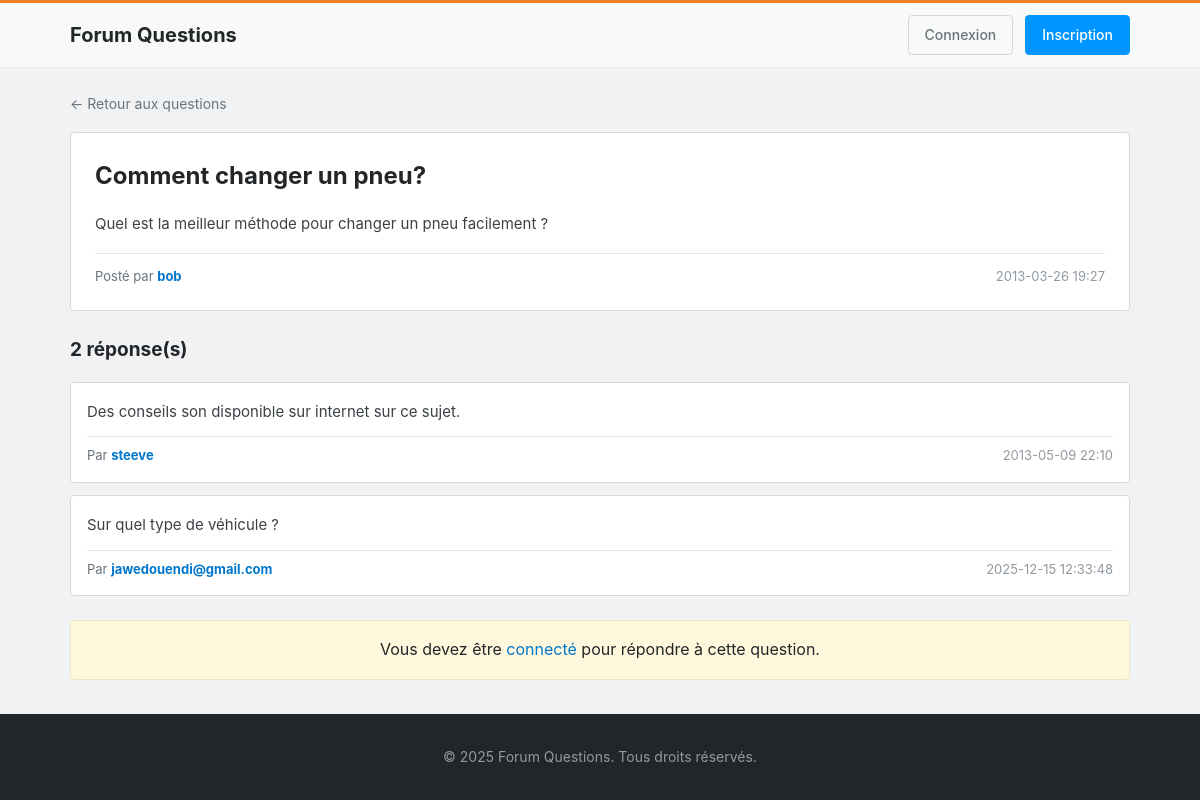
/Fichier/question.php?id=2, run on the app's committed database.
### tables this page shows
CREATE TABLE `question` (
  `q_id` int(11) NOT NULL,
  `q_date_ajout` varchar(50) DEFAULT NULL,
  `q_titre` varchar(50) DEFAULT NULL,
  `q_contenu` varchar(150) DEFAULT NULL,
  `user_id` int(11) DEFAULT NULL
);

CREATE TABLE `utilisateur` (
  `user_id` int(11) NOT NULL,
  `login` varchar(50) DEFAULT NULL,
  `password` varchar(255) DEFAULT NULL,
  `date_naissance` date DEFAULT NULL
);

CREATE TABLE `reponse` (
  `r_id` int(11) NOT NULL,
  `r_date_ajout` varchar(50) DEFAULT NULL,
  `r_contenu` varchar(150) DEFAULT NULL,
  `r_fk_question_id` int(11) NOT NULL,
  `user_id` int(11) DEFAULT NULL
);

### Fichier/config.php (called while the page is built, shortened)
<?php
function isLoggedIn() {
    return isset($_SESSION['user_id']);
}
?>

### Fichier/question.php (the view, shortened to what this page needs)
<?php
require_once 'config.php';
$question_id = $_GET['id'] ?? null;
$stmt = $pdo->prepare("
    SELECT q.*, u.login
    FROM question q
    LEFT JOIN utilisateur u ON q.user_id = u.user_id
    WHERE q.q_id = ?
");
$stmt->execute([$question_id]);
$question = $stmt->fetch();
$stmt = $pdo->prepare("
    SELECT r.*, u.login
    FROM reponse r
    LEFT JOIN utilisateur u ON r.user_id = u.user_id
    WHERE r.r_fk_question_id = ?
    ORDER BY r.r_id ASC
");
$stmt->execute([$question_id]);
$reponses = $stmt->fetchAll();
?>
<!DOCTYPE html>
<html lang="fr">
<head>
    <link rel="stylesheet" href="css/style.css">
</head>
<body>
    <header class="header">
        <div class="container">
            <div class="header-content">
                <h1 class="logo"><a href="index.php">Forum Questions</a></h1>
                <nav class="nav">
                    <?php if (isLoggedIn()): ?>
                        <span class="user-info">Bonjour, <?php echo htmlspecialchars(getUserLogin()); ?></span>
                        <a href="poster_question.php" class="btn btn-primary">Poser une question</a>
                        <a href="logout.php" class="btn btn-secondary">Déconnexion</a>
                    <?php else: ?>
                        <a href="login.php" class="btn btn-secondary">Connexion</a>
                        <a href="register.php" class="btn btn-primary">Inscription</a>
                    <?php endif; ?>
                </nav>
            </div>
        </div>
    </header>
    <main class="container main-content">
        <a href="index.php" class="back-link">← Retour aux questions</a>
        <div class="question-detail">
            <div class="question-header">
                <h2><?php echo htmlspecialchars($question['q_titre']); ?></h2>
            </div>
            <div class="question-body">
                <p><?php echo nl2br(htmlspecialchars($question['q_contenu'])); ?></p>
            </div>
            <div class="question-footer">
                <span class="author">Posté par <strong><?php echo htmlspecialchars($question['login']); ?></strong></span>
                <span class="date"><?php echo htmlspecialchars($question['q_date_ajout']); ?></span>
            </div>
        </div>
        <div class="reponses-section">
            <h3><?php echo count($reponses); ?> réponse(s)</h3>
            <?php if (empty($reponses)): ?>
                <p class="empty-state">Aucune réponse pour le moment. Soyez le premier à répondre !</p>
            <?php else: ?>
                <?php foreach ($reponses as $reponse): ?>
                    <div class="reponse-card">
                        <div class="reponse-body">
                            <p><?php echo nl2br(htmlspecialchars($reponse['r_contenu'])); ?></p>
                        </div>
                        <div class="reponse-footer">
                            <span class="author">Par <strong><?php echo htmlspecialchars($reponse['login']); ?></strong></span>
                            <span class="date"><?php echo htmlspecialchars($reponse['r_date_ajout']); ?></span>
                        </div>
                    </div>
                <?php endforeach; ?>
            <?php endif; ?>
        </div>
        <?php if (isLoggedIn()): ?>
            <div class="reponse-form">
                <h3>Votre réponse</h3>
                <form action="poster_reponse.php" method="POST">
                    <input type="hidden" name="question_id" value="<?php echo $question['q_id']; ?>">
                    <textarea name="contenu" rows="6" placeholder="Écrivez votre réponse ici..." required></textarea>
                    <button type="submit" class="btn btn-primary">Publier la réponse</button>
                </form>
            </div>
        <?php else: ?>
            <div class="login-prompt">
                <p>Vous devez être <a href="login.php">connecté</a> pour répondre à cette question.</p>
            </div>
        <?php endif; ?>
    </main>
    <footer class="footer">
        <div class="container">
            <p>&copy; 2025 Forum Questions. Tous droits réservés.</p>
        </div>
    </footer>
</body>
</html>

### Fichier/css/style.css (style rules this page uses)
* { margin: 0; padding: 0; box-sizing: border-box; }
body { font-family: -apple-system, BlinkMacSystemFont, "Segoe UI", Arial, sans-serif; line-height: 1.6; color: #232629; background-color: #f1f2f3; min-height: 100vh; display: flex; flex-direction: column; }
a { color: #0077cc; text-decoration: none; }
.container { max-width: 1100px; margin: 0 auto; padding: 0 20px; width: 100%; }
.header { background-color: #f8f9f9; border-top: 3px solid #f48024; box-shadow: 0 1px 2px rgba(0,0,0,0.05); position: sticky; top: 0; z-index: 100; }
.header-content { display: flex; justify-content: space-between; align-items: center; padding: 12px 0; }
.logo { font-size: 20px; font-weight: 700; color: #232629; }
.logo a { color: inherit; }
.nav { display: flex; align-items: center; gap: 12px; }
.btn { display: inline-block; padding: 8px 16px; border-radius: 4px; font-size: 14px; font-weight: 500; cursor: pointer; border: 1px solid transparent; transition: all 0.2s; text-align: center; }
.btn-primary { background-color: #0095ff; color: white; border-color: #0095ff; }
.btn-secondary { background-color: transparent; color: #6a737c; border-color: #d6d9dc; }
.main-content { flex: 1; padding: 24px 20px; }
.question-body { color: #3c4146; font-size: 14px; margin-bottom: 12px; }
.question-footer { display: flex; align-items: center; gap: 16px; font-size: 13px; color: #6a737c; }
.author strong { color: #0077cc; }
.date { color: #9199a1; }
.question-detail { background-color: white; border: 1px solid #d6d9dc; border-radius: 4px; padding: 24px; margin-bottom: 16px; }
.question-detail .question-header h2 { font-size: 24px; margin-bottom: 16px; color: #232629; }
.question-detail .question-body { font-size: 15px; line-height: 1.7; margin-bottom: 16px; }
.question-detail .question-footer { padding-top: 12px; border-top: 1px solid #e3e6e8; display: flex; justify-content: space-between; align-items: center; }
.reponses-section { margin-top: 24px; }
.reponses-section h3 { font-size: 19px; margin-bottom: 16px; color: #232629; }
.reponse-card { background-color: white; border: 1px solid #d6d9dc; border-radius: 4px; padding: 16px; margin-bottom: 12px; }
.reponse-body { font-size: 15px; line-height: 1.7; margin-bottom: 12px; color: #3c4146; }
.reponse-footer { padding-top: 8px; border-top: 1px solid #e3e6e8; display: flex; justify-content: space-between; align-items: center; font-size: 13px; color: #6a737c; }
.login-prompt { background-color: #fff8dc; border: 1px solid #f1e4c1; border-radius: 4px; padding: 16px; margin-top: 24px; text-align: center; }
.back-link { display: inline-block; margin-bottom: 16px; color: #6a737c; font-size: 14px; }
.footer { background-color: #232629; color: #9199a1; padding: 32px 0; margin-top: auto; text-align: center; font-size: 14px; }

### data on the page
question: q_titre "Comment changer un pneu?", q_contenu "Quel est la meilleur méthode pour changer un pneu facilement ?", user.login "bob", q_date_ajout "2013-03-26 19:27"
reponse: r_contenu "Des conseils son disponible sur internet sur ce sujet.", user.login "steeve", r_date_ajout "2013-05-09 22:10"
reponse: r_contenu "Sur quel type de véhicule ?", user.login "jawedouendi@gmail.com", r_date_ajout "2025-12-15 12:33:48"

### other printed values
count($reponses) "2"
